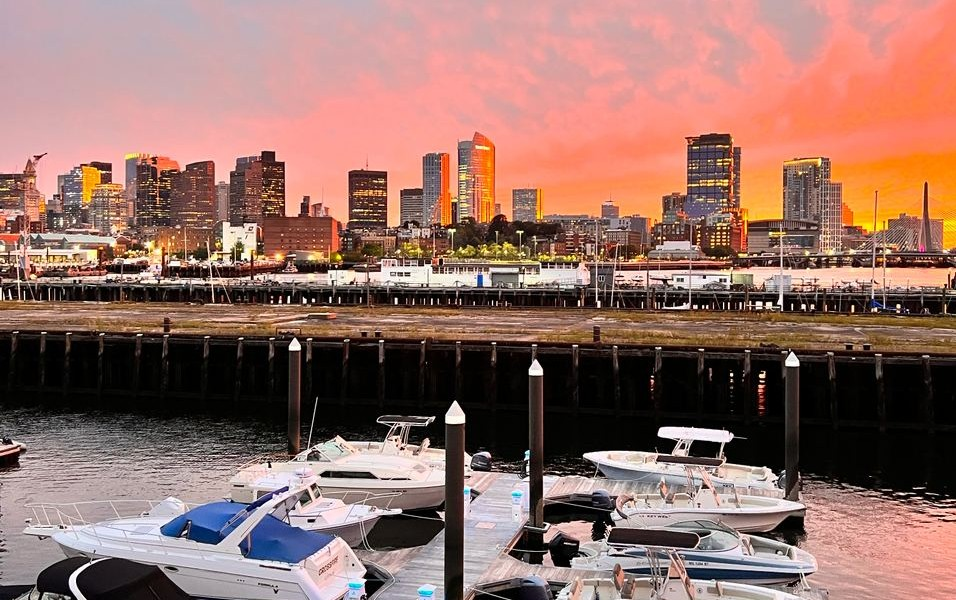
#> input picture lab6/boston1.jpeg, 956 x 600 px
$ python lab6.py
#> lines starting #> are read from the running program, lines starting #| are printed output that depends on the picture; long printed decimals are rounded
import cv2 as cv
import numpy as np

#import both pictures of boston
boston1 = cv.imread("boston1.jpeg")
#> boston1 is the input picture: shape (600, 956, 3); mean B, G, R 102.9, 111.6, 148.4
boston2 = cv.imread("boston2.jpeg")
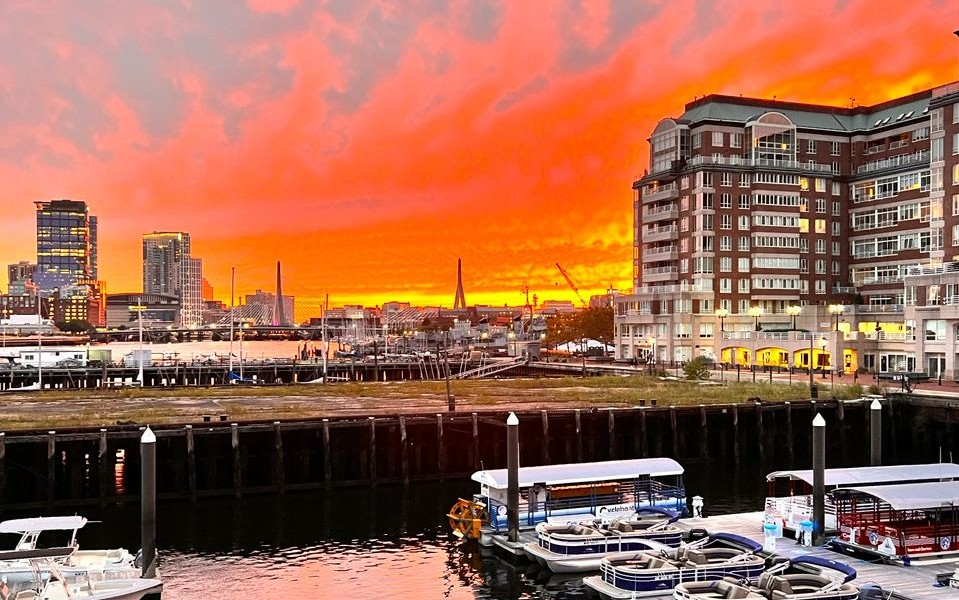
#> input picture lab6/boston2.jpeg, 959 x 600 px
#> boston2 is the input picture: shape (600, 959, 3); mean B, G, R 82.7, 105.2, 160.7
gray_b1 = cv.imread("boston1.jpeg",cv.IMREAD_GRAYSCALE)
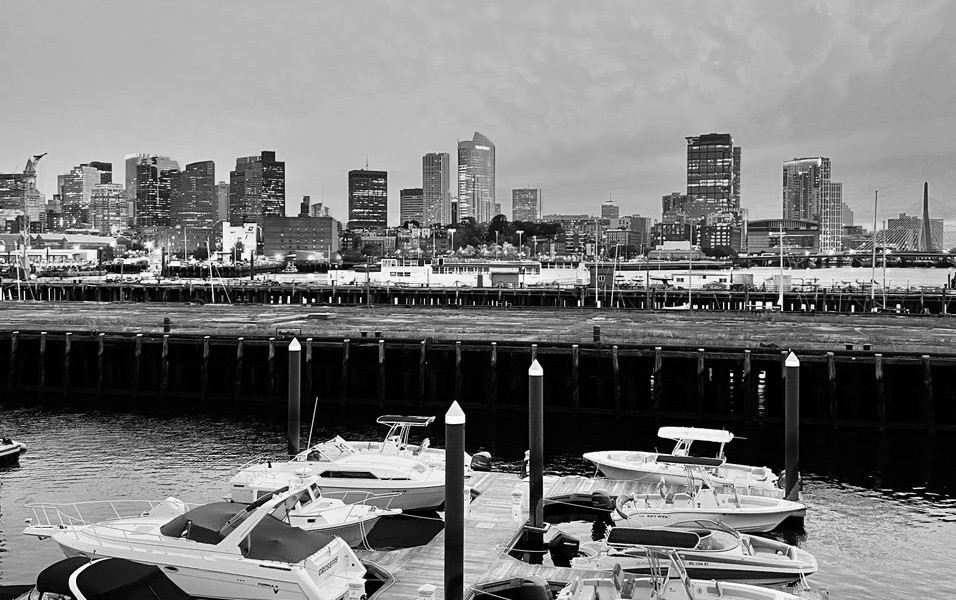
#> gray_b1: shape (600, 956); min 0, max 255, mean 121.7
gray_b2 = cv.imread("boston2.jpeg",cv.IMREAD_GRAYSCALE)
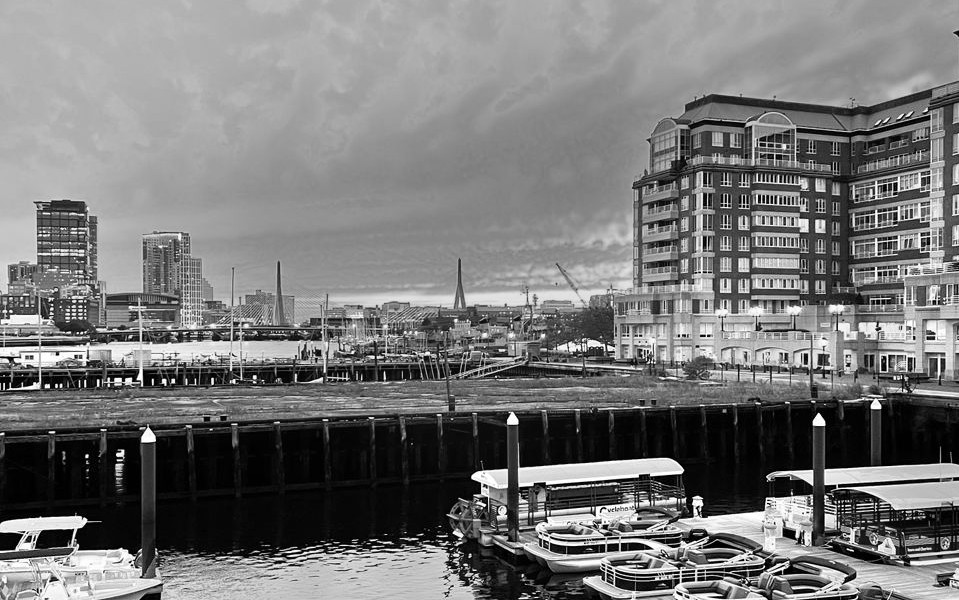
#> gray_b2: shape (600, 959); min 0, max 255, mean 119.3

#get sizes of images
b1_h, b1_w = gray_b1.shape
#> b1_h = 600; b1_w = 956
b2_h, b2_w = gray_b2.shape
#> b2_h = 600; b2_w = 959

combined_w = b1_w+b2_w
#> combined_w = 1915

#detect SIFT features
sift = cv.SIFT_create()

b1_kp, b1_des = sift.detectAndCompute(gray_b1, None)
#> b1_kp = 3711 keypoints; strongest (x, y, size): (731, 374, 2.3), (313, 300, 2.3), (455, 415, 13.2), (536, 369, 9.4)
b2_kp, b2_des = sift.detectAndCompute(gray_b2, None)
#> b2_kp = 4261 keypoints; strongest (x, y, size): (87, 456, 2.4), (819, 421, 7.8), (47, 386, 3.2), (173, 381, 2.9)

#match with Brute Force matching
bf = cv.BFMatcher()

match_boston = bf.knnMatch(b1_des,b2_des, k=2)
#> match_boston = 3711 matches
print(f"{len(match_boston):0f} original matches")
#| 3711.000 original matches

match_boston_good = []
#ratio test
for m,n in match_boston:
    if m.distance < 0.7*n.distance:
        match_boston_good.append([m])
#> after the loop, match_boston_good = 373 matches

print(f"{len(match_boston_good):0f} filtered matches")
#| 373.000 filtered matches

im_match1 = cv.drawMatchesKnn(boston1, b1_kp, boston2, b2_kp, match_boston_good, None, flags=cv.DrawMatchesFlags_NOT_DRAW_SINGLE_POINTS)
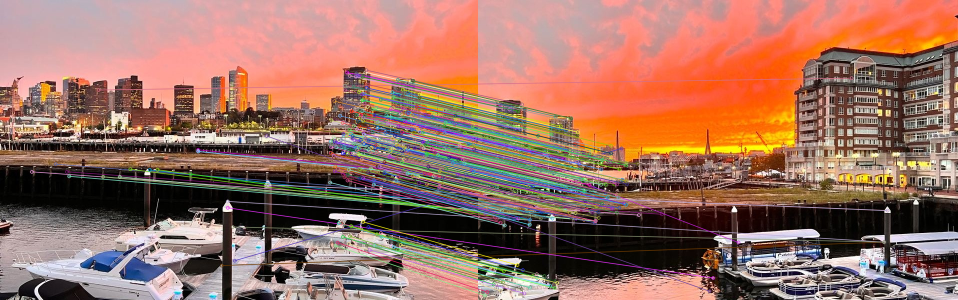
#> im_match1: shape (600, 1915, 3) (shown at 1/2 size); mean B, G, R 98.2, 112.5, 155.7
cv.imshow('img', im_match1)
cv.waitKey(0)

#convert points to the right format for homography tf
bos1_pts = np.float32([b1_kp[m[0].queryIdx].pt for m in match_boston_good]).reshape(-1,1,2)
#> bos1_pts = 373 rows, first 8: [63.19, 343.2], [110.9, 327.9], [133.2, 343.1], [137.9, 352.1], [137.9, 352.1], [196.7, 179.5], [205.7, 353.2], [205.7, 353.2]
bos2_pts = np.float32([b2_kp[m[0].trainIdx].pt for m in match_boston_good]).reshape(-1,1,2)
#> bos2_pts = 373 rows, first 8: [321, 429.7], [282, 415.2], [367.2, 428.1], [234.8, 441.6], [234.8, 441.6], [747, 155.8], [234.8, 441.6], [234.8, 441.6]

#use homography to find transformation on image 2 to image 1
TF, mask = cv.findHomography(bos2_pts, bos1_pts, cv.RANSAC, 5.0)
#> TF = [[0.44, 0.00285, 653.1], [-0.138, 0.895, -41.74], [-0.000565, -1.02e-05, 1]]; mask = 373 values, max 1 at index 27, min 0 at index 0, mean 0.925


#final width should at most the combined width of the images

#apply TF to boston 2 image
tf_boston2 = cv.warpPerspective(boston2,TF,(combined_w,b1_h))


cv.imshow('img',tf_boston2)
cv.waitKey(0)
#create regions of interest for image adding.
tf_b2_roi = tf_boston2[0:b1_h, 0:b1_w]
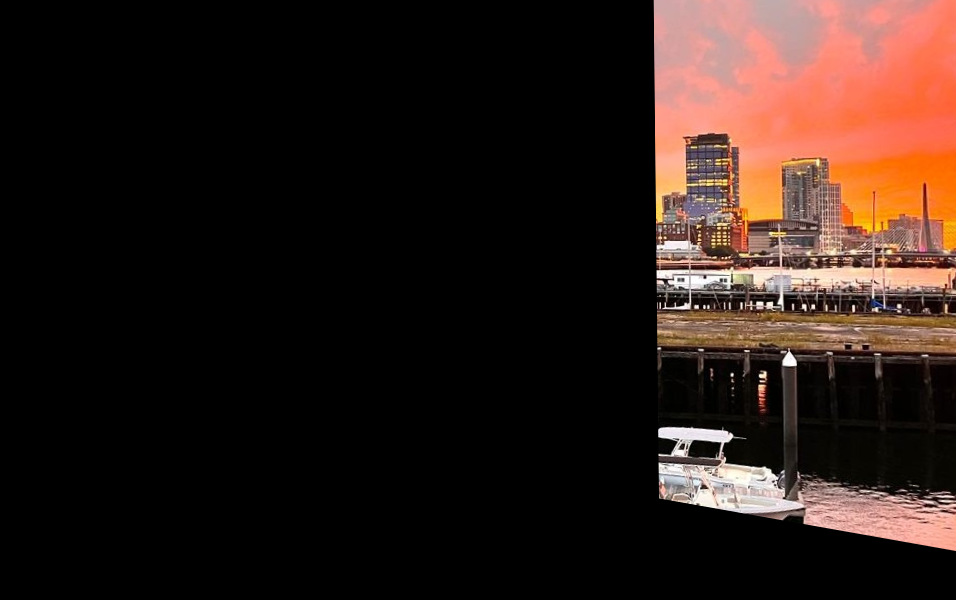
#> tf_b2_roi: shape (600, 956, 3); mean B, G, R 23.1, 28.4, 42.7
#stitch together by weighted adding.
stiched_image_half = cv.addWeighted(boston1, 0.9, tf_b2_roi, 0.3, 0)
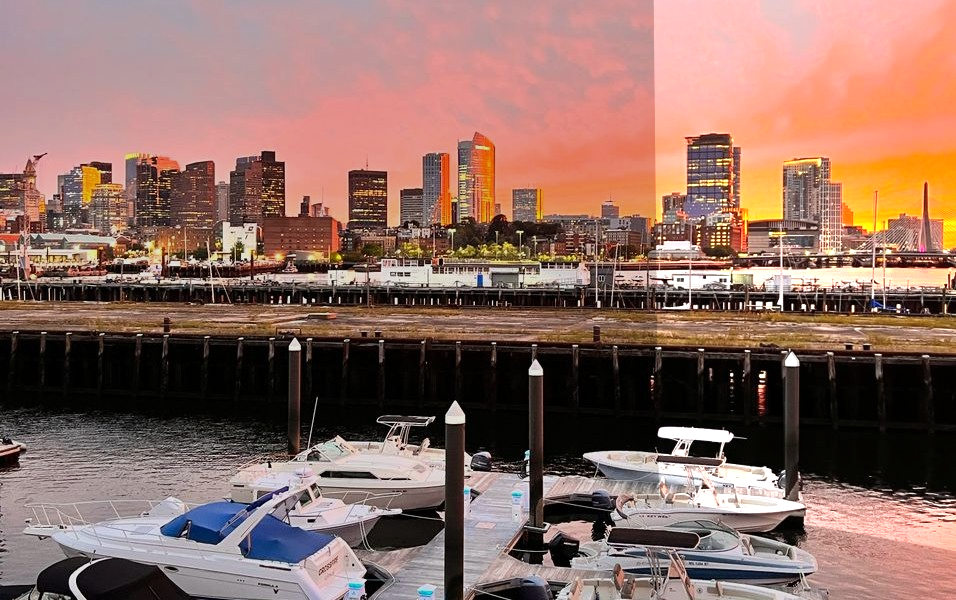
#> stiched_image_half: shape (600, 956, 3); mean B, G, R 99.4, 108.8, 141.5

tf_boston2[0:b1_h, 0:b1_w] =  stiched_image_half
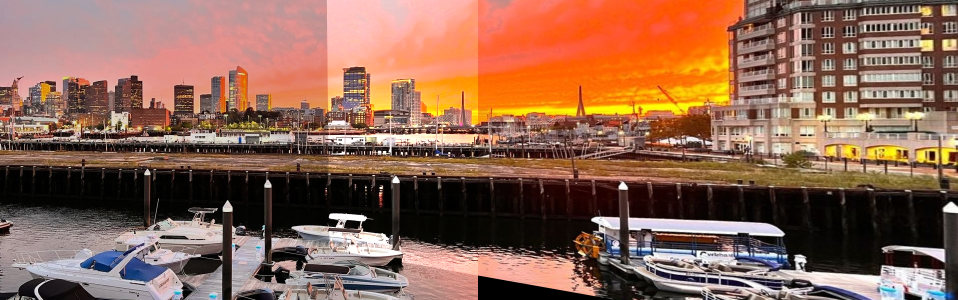
#> tf_boston2: shape (600, 1915, 3) (shown at 1/2 size); mean B, G, R 83.5, 102.1, 141.5

cv.imshow('combined', tf_boston2)
cv.waitKey(0)
